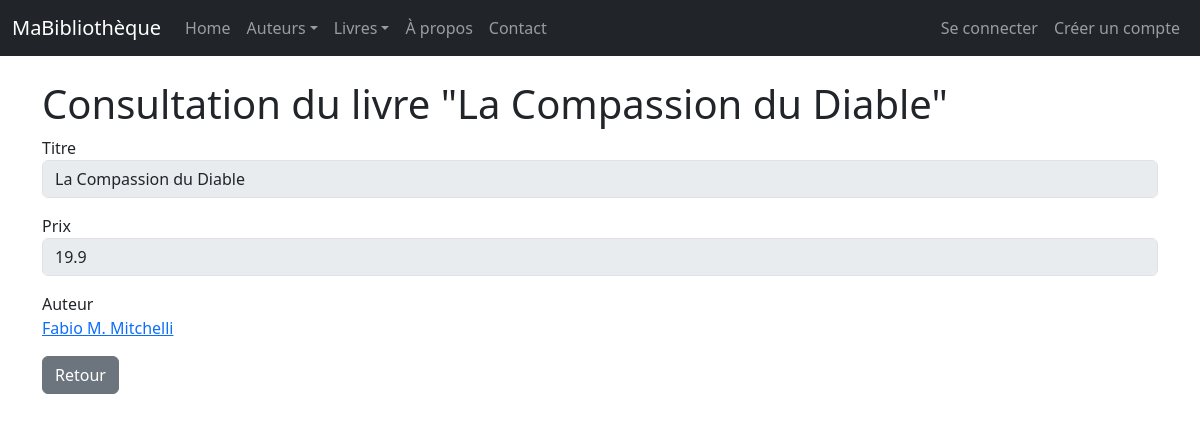
Screenshot of /livres/1/view/ with the database file from the repository.
### monApp/models.py (models this page shows, shortened)
class Livre(db.Model):
    idL = db.Column( db.Integer, primary_key = True)
    Prix = db.Column( db.Integer)
    Titre = db.Column( db.String(255))
    Url = db.Column( db.String(255))
    Img = db.Column( db.String(255))
    auteur_id = db.Column (db.Integer , db.ForeignKey ("auteur.idA") )
    auteur = db.relationship ("Auteur", backref =db.backref ("livres", lazy="dynamic") )

class Auteur(db.Model):
    idA = db.Column( db.Integer, primary_key=True )
    Nom = db.Column(db.String(100), unique=True)

### monApp/views.py (the view)
@app.route('/livres/<idL>/view/') # Good practice to specify type
def viewLivre(idL):
    unLivre = Livre.query.get_or_404(idL)
    unForm = FormLivre(obj=unLivre) # Pre-populate form
    return render_template("livre_view.html",selectedLivre=unLivre, viewForm=unForm)

### monApp/forms.py
class FormLivre(FlaskForm):
    idL=HiddenField('idL')
    Prix = FloatField ('Prix',validators =[DataRequired()])

### monApp/templates/livre_view.html (shortened to what this page needs)
{% extends "base.html" %}
{% block main %}
<h1 >Consultation du livre "{{ selectedLivre.Titre }}"</h1>
<form role="form" method="POST" action="">
    <div class="form-group mb-3">
        <label>Titre</label>
        <input class="form-control" disabled size="50" type="text" value="{{ selectedLivre.Titre }}">
    </div>
    <div class="form-group mb-3">
        {{ viewForm.Prix.label }}
        {{ viewForm.Prix(size=50, disabled=True, class_="form-control") }}
    </div>
    <div class="form-group mb-3">
        <label>Auteur</label>
        <p class="form-control-static"><a href="{{ url_for('viewAuteur', idA=selectedLivre.auteur.idA) }}">{{ selectedLivre.auteur.Nom }}</a></p>
    </div>
    <a href="{{ url_for('getLivres') }}" class="btn btn-secondary">Retour</a>
</form >
{% endblock %}

### monApp/static/css/style.css (style rules this page uses)
h1 { color: red; }
body { font-family: sans-serif; }

### rows the page displays
Livre: Titre "La Compassion du Diable", Prix "19.9"
Auteur: auteur.Nom "Fabio M. Mitchelli"

### other values shown
{{ viewForm.Prix.label }} "Prix"
